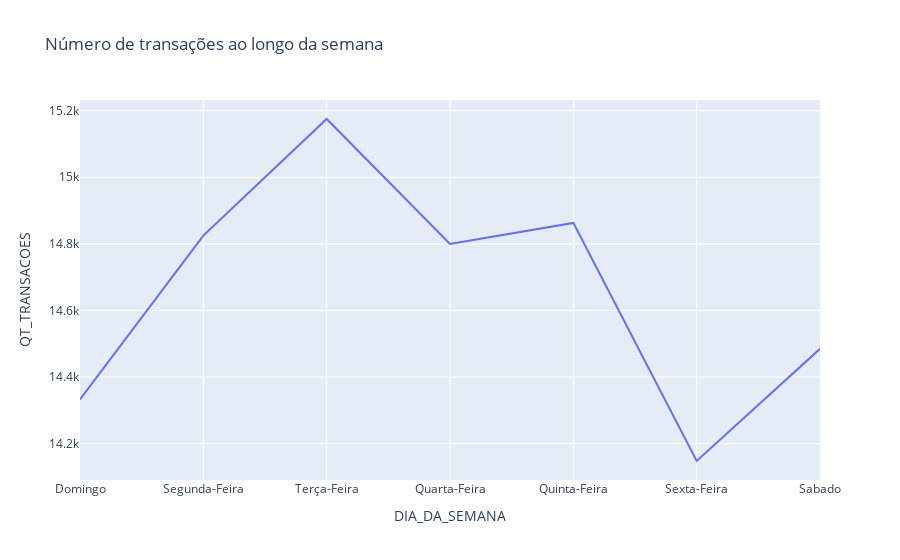

The cell this chart's notebook holds for it:
### Code cell
fig = px.line(QT_TRANSACOES_NA_SEMANA, x="DIA_DA_SEMANA", y="QT_TRANSACOES", title='Número de transações ao longo da semana')
fig.show()

### Figure 1 — Plotly figure (JSON) as saved in the notebook; plotly's stock layout.template omitted (floating-point values rounded to 4 significant figures)
{"data": [{"hovertemplate": "DIA_DA_SEMANA=%{x}<br>QT_TRANSACOES=%{y}<extra></extra>", "legendgroup": "", "line": {"color": "#636efa", "dash": "solid"}, "marker": {"symbol": "circle"}, "mode": "lines", "name": "", "orientation": "v", "showlegend": false, "type": "scatter", "x": ["Domingo", "Segunda-Feira", "Terça-Feira", "Quarta-Feira", "Quinta-Feira", "Sexta-Feira", "Sabado"], "xaxis": "x", "y": [14333, 14825, 15175, 14800, 14863, 14148, 14485], "yaxis": "y"}], "layout": {"legend": {"tracegroupgap": 0}, "title": {"text": "Número de transações ao longo da semana"}, "xaxis": {"anchor": "y", "domain": [0, 1], "title": {"text": "DIA_DA_SEMANA"}}, "yaxis": {"anchor": "x", "domain": [0, 1], "title": {"text": "QT_TRANSACOES"}}}}
